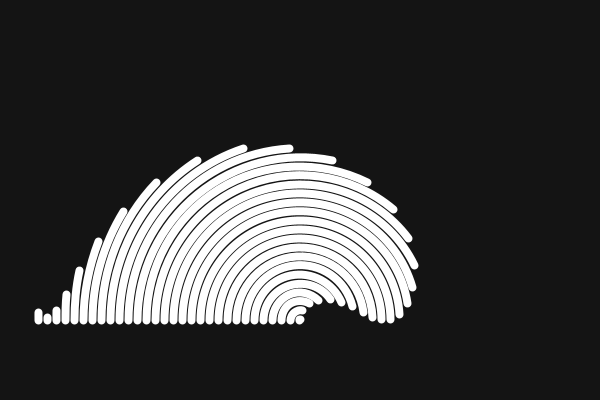
Frame 1 (no input)
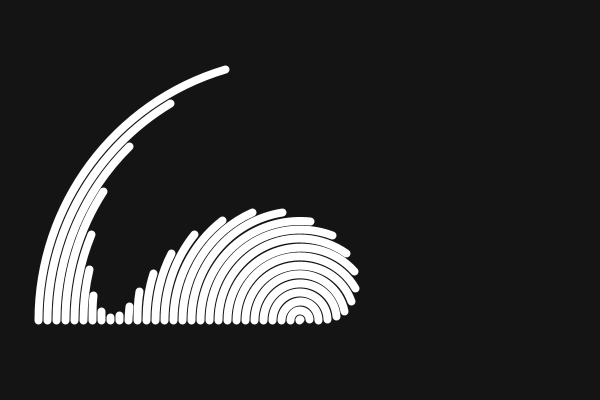
Frame 60 (the mouse pressed at the canvas centre just before this capture)
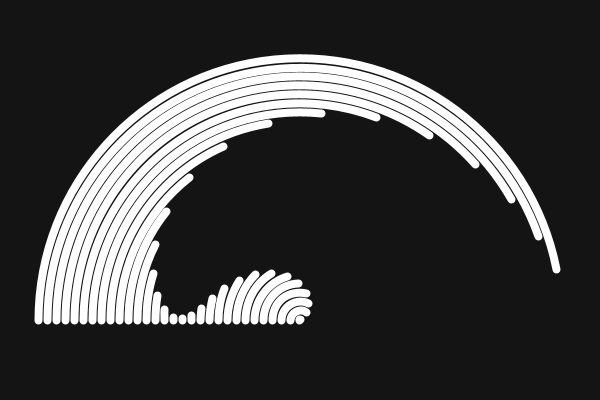
Frame 120 (the mouse held since frame 60 and released just before this capture)

The Processing sketch that drew these frames (run headless with seeded random() and noise(); from frame 60 on, the mouse is pressed at the canvas centre):

// Processing sketch: processing_180465
// ── processing_180465.pde

int num = 30;
float step, sz, theta, angle, offSet, arcEnd;

void setup() {
  size(600, 400);
  strokeWeight(8);
  step = 18;
}

void draw() {
  background(20);
  translate(width*.5, height*.8);
  angle=0;
  for (int i=0; i<num; i++) {
    stroke(255);
    noFill();
    sz = i*step+1;
    offSet = TWO_PI*i*.8/num;
    arcEnd = map(sin(theta+offSet),-1,1, PI+.01, TWO_PI);
    arc(0, 0, sz, sz, PI, arcEnd);
  }
  colorMode(RGB);
  resetMatrix();
  theta += PI / 150.;
}
